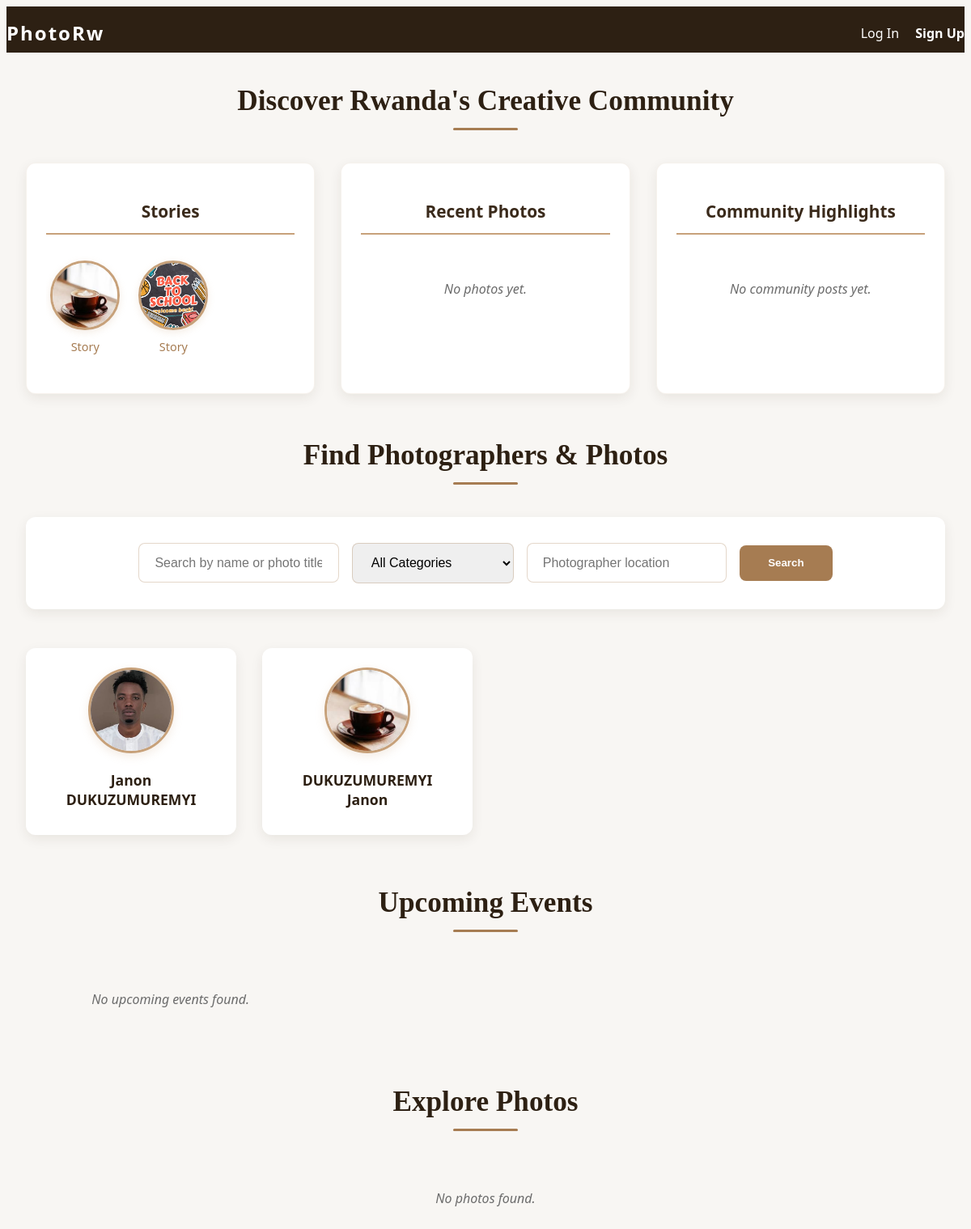
/explore/, run on the app's committed database.
### portfolio/models.py (models this page shows, shortened)
class Story(models.Model):
	photographer = models.ForeignKey(User, on_delete=models.CASCADE, related_name='stories')
	image = models.ImageField(upload_to='stories/')
	created_at = models.DateTimeField(auto_now_add=True)

### users/models.py (models this page shows, shortened)
class User(AbstractUser):
	class Roles(models.TextChoices):
		PHOTOGRAPHER = 'photographer', _('Photographer')
		CLIENT = 'client', _('Client')
	email = models.EmailField(_('email address'), unique=True, blank=False, null=False, help_text=_('Required. Enter a valid email address.'))
	bio = models.TextField(_('bio'), blank=True)
	profile_picture = models.ImageField(upload_to='profile_pics/', blank=True, null=True)
	location = models.CharField(max_length=255, blank=True)
	contact_info = models.CharField(max_length=255, blank=True)
	is_verified = models.BooleanField(default=False)
	role = models.CharField(max_length=20, choices=Roles.choices, default=Roles.CLIENT)
	price = models.DecimalField(max_digits=8, decimal_places=2, blank=True, null=True, help_text=_('Typical session price (optional)'))
	USERNAME_FIELD = 'email'
	REQUIRED_FIELDS = ['username']

### portfolio/views.py (the view)
# urls.py: path('explore/', __import__('portfolio.views').views.explore, name='explore'),
def explore(request):
	from users.models import User
	from .models import Photo, Event, Story
	from community.models import Post
	from django.utils import timezone
	q = request.GET.get('q', '').strip()
	category_id = request.GET.get('category')
	location = request.GET.get('location', '').strip()
	photographers = User.objects.filter(role='photographer')
	photos = Photo.objects.all()
	categories = Category.objects.all()
	time_threshold = timezone.now() - timezone.timedelta(hours=24)
	stories = Story.objects.filter(created_at__gte=time_threshold).order_by('-created_at')
	posts = Post.objects.all().order_by('-date')[:6]
	if q:
		photographers = photographers.filter(username__icontains=q)
		photos = photos.filter(title__icontains=q)
	if category_id:
		photos = photos.filter(category_id=category_id)
	if location:
		photographers = photographers.filter(location__icontains=location)
	photos = photos.order_by('-uploaded_at')[:24]
	from django.utils import timezone
	today = timezone.now().date()
	events = Event.objects.filter(date__gte=today).order_by('date')
	photos_json = [
		{
			'image': photo.image.url,
			'title': photo.title,
			'photographer_first_name': photo.photographer.first_name,
			'photographer_last_name': photo.photographer.last_name,
			'photographer': photo.photographer.pk,
		}
		for photo in photos
	]
	return render(request, 'explore.html', {
		'photographers': photographers,
		'photos': photos,
		'photos_json': photos_json,
		'categories': categories,
		'q': q,
		'selected_category': category_id,
		'location': location,
		'events': events,
		'stories': stories,
		'posts': posts,
	})

### templates/explore.html (shortened to what this page needs)
{% extends 'base.html' %}
{% load static %}
{% block head %}
    <link rel="stylesheet" href="{% static 'css/explore.css' %}">
{% endblock %}
{% block content %}
<section class="explore-section">
    <h2 class="section-title">Discover Rwanda's Creative Community</h2>
    <div class="explore-feed-row">
        <div class="explore-feed-col">
            <h3 class="feed-col-title">Stories</h3>
            <div class="stories-container">
                {% for story in stories %}
                    <div class="story-item">
                        <div class="story-avatar">
                            <img src="{{ story.image.url }}" alt="Story">
                        </div>
                        <div class="story-username">Story</div>
                    </div>
                {% empty %}
                    <div class="empty-state">No stories yet.</div>
                {% endfor %}
            </div>
        </div>
        <div class="explore-feed-col">
            <h3 class="feed-col-title">Recent Photos</h3>
            <div class="photos-grid">
                {% for photo in photos %}
                    <div class="photo-card">
                        <img src="{{ photo.image.url }}" alt="{{ photo.title }} by {{ photo.photographer.first_name }} {{ photo.photographer.last_name }}" class="photo-img">
                        <div class="photo-title">{{ photo.title }}</div>
                        <div class="photo-photographer">by <a href="/portfolio/photographer/{{ photo.photographer.pk }}/">{{ photo.photographer.first_name }} {{ photo.photographer.last_name }}</a></div>
                    </div>
                {% empty %}
                    <div class="empty-state">No photos yet.</div>
                {% endfor %}
            </div>
        </div>
        <div class="explore-feed-col">
            <h3 class="feed-col-title">Community Highlights</h3>
            <div class="community-posts">
                {% for post in posts %}
                    <div class="post-card">
                        <div class="post-title">{{ post.title }}</div>
                        <div class="post-category">{{ post.category.name }}</div>
                        <div class="post-description">{{ post.description|truncatewords:18 }}</div>
                        {% if post.image %}
                            <img src="{{ post.image.url }}" alt="Post Image" style="width:100%;max-width:120px;height:70px;object-fit:cover;border-radius:0.5rem;margin-bottom:0.8rem;">
                        {% endif %}
                        <a href="/community/post/{{ post.pk }}/" class="post-read-more">Read More</a>
                    </div>
                {% empty %}
                    <div class="empty-state">No community posts yet.</div>
                {% endfor %}
            </div>
        </div>
    </div>
</section>
<div class="explore-section">
    <h2 class="section-title">Find Photographers & Photos</h2>
    <form method="get" class="explore-search-form">
        <input type="text" name="q" value="{{ q }}" placeholder="Search by name or photo title" class="search-input">
        <select name="category" class="search-select">
            <option value="">All Categories</option>
        </select>
        <input type="text" name="location" value="{{ location }}" placeholder="Photographer location" class="search-input">
        <button type="submit" class="search-btn">Search</button>
    </form>
    <div class="explore-grid">
        {% for photographer in photographers %}
        <div class="photographer-card">
            <a href="{% url 'photographer_detail' photographer.pk %}" class="photographer-link">
                {% if photographer.profile_picture %}
                    <img src="{{ photographer.profile_picture.url }}" alt="Profile picture of {{ photographer.first_name }} {{ photographer.last_name }}" class="photographer-avatar">
                {% else %}
                    <div class="avatar-placeholder">{{ photographer.username|first|upper }}</div>
                {% endif %}
                <div class="photographer-name">{{ photographer.first_name }} {{ photographer.last_name }}</div>
            </a>
        </div>
        {% empty %}
        <div class="empty-state">No photographers found.</div>
        {% endfor %}
    </div>
    <h2 class="section-title">Upcoming Events</h2>
    <div class="events-grid">
        {% for event in events %}
        <div class="event-card">
            <div class="event-title">{{ event.title }}</div>
            <div class="event-date">{{ event.date }}</div>
            <div class="event-location">{{ event.location }}</div>
            <div class="event-description">{{ event.description|truncatewords:15 }}</div>
            <div class="event-photographer">by <a href="{% url 'photographer_detail' event.photographer.pk %}">{{ event.photographer.first_name }} {{ event.photographer.last_name }}</a></div>
        </div>
        {% empty %}
        <div class="empty-state">No upcoming events found.</div>
        {% endfor %}
    </div>
                <h2 class="section-title">Explore Photos</h2>
                <div id="gallery-grid" class="gallery-grid-pro">
                        {% for photo in photos %}
                        <div class="gallery-card-pro" onclick="openGalleryModal({{ forloop.counter0 }})">
                                <div class="gallery-img-wrapper">
                                        <img src="{{ photo.image.url }}" alt="{{ photo.title }} by {{ photo.photographer.first_name }} {{ photo.photographer.last_name }}" class="gallery-img-pro">
                                        <div class="gallery-hover-overlay"></div>
                                </div>
                                <div class="gallery-info-pro">
                                        <div class="gallery-title-pro">{{ photo.title }}</div>
                                        <div class="gallery-photographer-pro">by <a href="{% url 'photographer_detail' photo.photographer.pk %}">{{ photo.photographer.first_name }} {{ photo.photographer.last_name }}</a></div>
                                </div>
                        </div>
                        {% empty %}
                        <div class="empty-state">No photos found.</div>
                        {% endfor %}
                </div>
</div>
{% endblock %}

### static/css/explore.css (style rules this page uses)
.explore-grid { display: flex; flex-wrap: wrap; gap: 2rem; margin-bottom: 2rem; }

### templates/base.html (style rules this page uses)
:root { --primary-dark: #2d2013; --primary: #3a2a1b; --primary-light: #c7a17a; --accent: #a67c52; --accent-light: #ffd700; --background: #f8f6f3; --surface: #fff; --text-main: #2d2013; --text-light: #6b6b6b; --success: #43a047; --danger: #e53935; --border: #e0e4ef; }
body { background: var(--background); color: var(--text-main); font-family: 'Segoe UI', Arial, sans-serif; }
a { color: var(--accent-light); }

### templates/explore.html (style rules this page uses)
:root { --primary-dark: #2D2013; --primary: #3A2A1B; --accent: #A67C52; --accent-light: #C7A17A; --surface: #FFFFFF; --surface-alt: #F8F6F3; --text-main: #2D2013; --text-light: #6B6B6B; --gold: #C7A17A; --border-radius: 12px; --shadow: 0 5px 15px rgba(45, 32, 19, 0.08); --transition: all 0.3s ease; }
.explore-section { max-width: 1200px; margin: 2.5rem auto; padding: 0 1.5rem; }
.section-title { font-size: 2.2rem; color: var(--primary-dark); font-weight: 700; text-align: center; margin-bottom: 2.5rem; font-family: 'Playfair Display', Georgia, serif; position: relative; padding-bottom: 1rem; }
.section-title:after { content: ''; position: absolute; bottom: 0; left: 50%; transform: translateX(-50%); width: 80px; height: 3px; background: var(--accent); border-radius: 3px; }
.explore-feed-row { display: flex; flex-wrap: wrap; gap: 2rem; justify-content: center; margin-bottom: 3.5rem; }
.explore-feed-col { flex: 1; min-width: 280px; max-width: 380px; background: var(--surface); border-radius: var(--border-radius); padding: 1.5rem; box-shadow: var(--shadow); border: 1px solid rgba(166, 124, 82, 0.1); }
.feed-col-title { font-size: 1.3rem; color: var(--primary); font-weight: 600; margin-bottom: 1.5rem; text-align: center; padding-bottom: 0.8rem; border-bottom: 2px solid var(--accent-light); }
.stories-container { display: flex; gap: 1.2rem; overflow-x: auto; padding: 0.5rem 0.2rem 1.5rem; scrollbar-width: thin; }
.story-item { flex: 0 0 90px; text-align: center; cursor: pointer; transition: var(--transition); }
.story-avatar { width: 80px; height: 80px; border-radius: 50%; border: 3px solid var(--gold); overflow: hidden; margin: 0 auto 0.7rem; background: var(--surface-alt); display: flex; align-items: center; justify-content: center; box-shadow: 0 3px 10px rgba(199, 161, 122, 0.2); }
.story-avatar img { width: 100%; height: 100%; object-fit: cover; }
.story-username { font-size: 0.9rem; color: var(--accent); font-weight: 500; overflow: hidden; text-overflow: ellipsis; white-space: nowrap; }
.photos-grid { display: grid; grid-template-columns: repeat(auto-fill, minmax(150px, 1fr)); gap: 1.2rem; }
.community-posts { display: flex; flex-direction: column; gap: 1.2rem; }
.explore-search-form { background: var(--surface); border-radius: var(--border-radius); padding: 2rem; margin-bottom: 3rem; box-shadow: var(--shadow); display: flex; flex-wrap: wrap; gap: 1rem; align-items: center; justify-content: center; }
.search-input, .search-select { padding: 0.9rem 1.2rem; border-radius: 8px; border: 1px solid rgba(166, 124, 82, 0.3); min-width: 200px; font-size: 1rem; transition: var(--transition); }
.search-btn { background: var(--accent); color: white; padding: 0.9rem 2.2rem; border: none; border-radius: 8px; font-weight: 600; cursor: pointer; transition: var(--transition); }
.explore-grid { display: grid; grid-template-columns: repeat(auto-fill, minmax(220px, 1fr)); gap: 2rem; margin-bottom: 4rem; }
.photographer-card { background: var(--surface); border-radius: var(--border-radius); padding: 1.5rem; text-align: center; transition: var(--transition); box-shadow: var(--shadow); }
.photographer-avatar { width: 100px; height: 100px; object-fit: cover; border-radius: 50%; border: 3px solid var(--gold); margin: 0 auto 1rem; box-shadow: 0 4px 12px rgba(199, 161, 122, 0.2); }
.photographer-name { font-size: 1.1rem; font-weight: 600; color: var(--primary-dark); margin-bottom: 0.5rem; }
.photographer-link { text-decoration: none; color: inherit; }
.events-grid { display: grid; grid-template-columns: repeat(auto-fill, minmax(280px, 1fr)); gap: 2rem; margin-bottom: 4rem; }
.empty-state { text-align: center; color: var(--text-light); padding: 2rem; font-style: italic; }
.gallery-grid-pro { display: grid; grid-template-columns: repeat(auto-fit, minmax(320px, 1fr)); gap: 2.5rem; margin: 2.5rem 0 3rem 0; }

### data on the page
Story: image (picture)
Story: image (picture)
User: profile_picture (picture), first_name "Janon", last_name "DUKUZUMUREMYI"
User: profile_picture (picture), first_name "DUKUZUMUREMYI", last_name "Janon"
